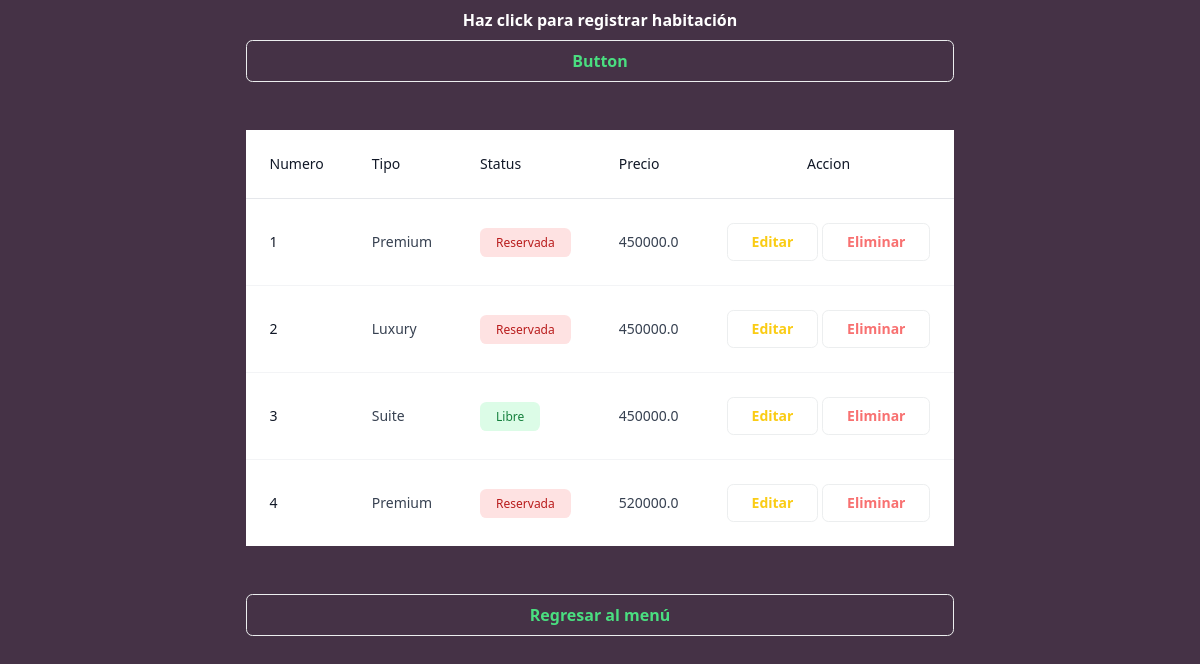
Screenshot of /Create_room with the database file from the repository.
### tables this page shows
CREATE TABLE rooms (numero INTEGER PRIMARY KEY AUTOINCREMENT NOT NULL, tipo VARCHAR (255) NOT NULL, precio DOUBLE NOT NULL, estatus VARCHAR (255) NOT NULL);

### app.py (the view)
@app.route('/Create_room', methods = ['GET', 'POST'])
def super_crear_habitaciones():
    if request.method == 'GET':
        rooms = scripts.obtener_habitaciones_tabla()
        return render_template('Create_room.html',rooms=rooms)
    else:
        return render_template('/')

### app.py (called while the page is built)
@app.before_request
def before_request():
    if 'user' not in session and request.endpoint in ['super_menu']:
        return redirect('/')
    elif 'user' not in session and request.endpoint in ['room']:
        return redirect('/')

### db/scripts.py (called while the page is built)
def conexion_bd():
    try:
        conexion = sqlite3.connect(os.path.dirname(os.path.abspath(__file__))+'/basedatos.sqlite')
        return conexion
    except:
        print('Error de conexion bd')

def obtener_habitaciones_tabla():
    query = "select numero, tipo, precio, estatus from rooms;"
    conexion = conexion_bd()
    cursor = conexion.cursor()
    cursor.execute(query)
    habitaciones = cursor.fetchall()
    conexion.commit()
    conexion.close()
    return habitaciones

### templates/Create_room.html (shortened to what this page needs)
{% extends 'base.html' %}
{% block src %}
<link rel="stylesheet" href="{{url_for('static',filename='css/styles.css')}}" />
<link rel="stylesheet" href="{{url_for('static',filename='css/bootstrap.css')}}" />
{% endblock %}
{% block body %}
<div class="flex justify-center items-center bg-[#453246] h-screen">
  <div class="flex flex-col h-screen" >
    <span class="text-center font-semibold text-white my-2"> Haz click para registrar habitación</span>
    <button onclick="location.href='/CrearRoom'" class="bg-transparent hover:bg-green-500 text-green-400 font-semibold hover:text-white py-2 px-4 border border-green-500 hover:border-transparent rounded">
      Button
    </button>
    <div class="overflow-x-auto my-5" id="tablaCuartos">
      <table class="min-w-full text-sm divide-y divide-gray-200 bg-white">
        <thead>
          <tr>
            <th class="p-4 font-medium text-left text-gray-900 whitespace-nowrap">
              <div class="flex items-center">
                Numero
              </div>
            </th>
            <th class="p-4 font-medium text-left text-gray-900 whitespace-nowrap">
              <div class="flex items-center">
                Tipo
              </div>
            </th>
            <th class="p-4 font-medium text-left text-gray-900 whitespace-nowrap">
              <div class="flex items-center">
                Status
              </div>
            </th>
            <th class="p-4 font-medium text-left text-gray-900 whitespace-nowrap">
              <div class="flex items-center">
                Precio
              </div>
            </th>
            <th class="p-4 font-medium text-center text-gray-900 whitespace-nowrap">
              <div>
                Accion
              </div>
            </th>
          </tr>
        </thead>
        <tbody class="divide-y divide-gray-100">
          {% for index in range(rooms|length) %}
          <tr>
            <td class="p-4 font-medium text-gray-900 whitespace-nowrap">
              {{rooms[index][0]}}
            </td>
            <td class="p-4 text-gray-700 whitespace-nowrap">{{rooms[index][1]}}</td>
            <td class="p-4 text-gray-700 whitespace-nowrap">
              {% if rooms[index][3]=="Reservada"%}
                <strong
                  class="bg-red-100 text-red-700 px-3 py-1.5 rounded text-xs font-medium"
                >
                  {{rooms[index][3]}}
                </strong>
              {% else %}
              <strong
                  class="bg-green-100 text-green-700 px-3 py-1.5 rounded text-xs font-medium"
                >
                  {{rooms[index][3]}}
                </strong>
              {% endif %}
            </td>
            <td class="p-4 text-gray-700 whitespace-nowrap">{{rooms[index][2]}}</td>
            <td class="p-4 text-gray-700 whitespace-nowrap">
              <button class=" bg-transparent hover:bg-yellow-500 text-yellow-400 font-semibold hover:text-black py-2 px-4 border border-yellow-500 hover:border-transparent rounded">
                Editar
              </button>
              <button id="{{rooms[index][0]}}" class="eliminar_habitacion bg-transparent hover:bg-red-500 text-red-400 font-semibold hover:text-white py-2 px-4 border border-red-500 hover:border-transparent rounded">
                Eliminar
              </button>
            </td>
          </tr>
          {% endfor %}
        </tbody>
      </table>
    </div>
    <button id="regresarCuartos" onclick="location.href='/super'" class="bg-transparent hover:bg-green-500 text-green-400 font-semibold hover:text-white py-2 px-4 border border-green-500 hover:border-transparent rounded">
      Regresar al menú
    </button>
  </div>
</div>
{% endblock %}

### static/css/main.css (style rules this page uses)
html { line-height: 1.5; -webkit-text-size-adjust: 100%; -moz-tab-size: 4; -o-tab-size: 4; tab-size: 4; font-family: ui-sans-serif, system-ui, -apple-system, BlinkMacSystemFont, "Segoe UI", Roboto, "Helvetica Neue", Arial, "Noto Sans", sans-serif, "Apple Color Emoji", "Segoe UI Emoji", "Segoe UI Symbol", "Noto Color Emoji"; }
body { margin: 0; line-height: inherit; }
b, strong { font-weight: bolder; }
table { text-indent: 0; border-color: inherit; border-collapse: collapse; }
button, input, optgroup, select, textarea { font-family: inherit; font-size: 100%; font-weight: inherit; line-height: inherit; color: inherit; margin: 0; padding: 0; }
button, select { text-transform: none; }
button, [type='button'], [type='reset'], [type='submit'] { -webkit-appearance: button; background-color: transparent; background-image: none; }
button, [role="button"] { cursor: pointer; }

### static/css/styles.css (style rules this page uses)
#tablaCuartos, #regresarCuartos { display: block; }

### rows the page displays
rooms: numero "1", tipo "Premium", estatus "Reservada", precio "450000.0"
rooms: numero "2", tipo "Luxury", estatus "Reservada", precio "450000.0"
rooms: numero "3", tipo "Suite", estatus "Libre", precio "450000.0"
rooms: numero "4", tipo "Premium", estatus "Reservada", precio "520000.0"
